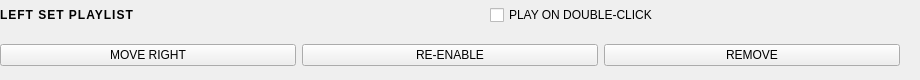
<?xml version="1.0" encoding="UTF-8"?>
<ui version="4.0">
 <class>playlist_header</class>
 <widget class="QWidget" name="playlist_header">
  <property name="geometry">
   <rect>
    <x>0</x>
    <y>0</y>
    <width>920</width>
    <height>80</height>
   </rect>
  </property>
  <property name="sizePolicy">
   <sizepolicy hsizetype="Expanding" vsizetype="Preferred">
    <horstretch>0</horstretch>
    <verstretch>0</verstretch>
   </sizepolicy>
  </property>
  <widget class="QWidget" name="heading">
   <property name="geometry">
    <rect>
     <x>0</x>
     <y>0</y>
     <width>900</width>
     <height>30</height>
    </rect>
   </property>
   <layout class="QHBoxLayout" name="heading_2" stretch="0,0">
    <property name="spacing">
         <number>80</number>
    </property>
    <property name="sizeConstraint">
     <enum>QLayout::SizeConstraint::SetDefaultConstraint</enum>
    </property>
    <property name="leftMargin">
     <number>0</number>
    </property>
    <property name="topMargin">
     <number>0</number>
    </property>
    <property name="rightMargin">
     <number>0</number>
    </property>
    <property name="bottomMargin">
     <number>0</number>
    </property>
    <item>
     <widget class="QLabel" name="label">
      <property name="styleSheet">
       <string notr="true">font-weight:800;letter-spacing:1px;</string>
      </property>
      <property name="text">
       <string>LEFT SET PLAYLIST</string>
      </property>
     </widget>
    </item>
    <item>
     <widget class="QCheckBox" name="play_on_double_click">
      <property name="toolTip">
       <string>When checked, double-clicking a playlist track loads and plays it. When unchecked, double-click only loads the track.</string>
      </property>
      <property name="text">
       <string>PLAY ON DOUBLE-CLICK</string>
      </property>
      <property name="pythonAttribute" stdset="0">
       <string>play_on_double_click</string>
      </property>
     </widget>
    </item>
   </layout>
  </widget>
  <widget class="QWidget" name="actions">
   <property name="geometry">
    <rect>
     <x>0</x>
     <y>40</y>
     <width>900</width>
     <height>30</height>
    </rect>
   </property>
   <layout class="QHBoxLayout" name="actions_2" stretch="0,0,0">
    <property name="spacing">
     <number>6</number>
    </property>
    <property name="sizeConstraint">
     <enum>QLayout::SizeConstraint::SetDefaultConstraint</enum>
    </property>
    <property name="leftMargin">
     <number>0</number>
    </property>
    <property name="topMargin">
     <number>0</number>
    </property>
    <property name="rightMargin">
     <number>0</number>
    </property>
    <property name="bottomMargin">
     <number>0</number>
    </property>
    <item>
     <widget class="QPushButton" name="move_button">
      <property name="text">
       <string>MOVE RIGHT</string>
      </property>
      <property name="pythonAttribute" stdset="0">
       <string>move_button</string>
      </property>
     </widget>
    </item>
    <item>
     <widget class="QPushButton" name="reenable_button">
      <property name="text">
       <string>RE-ENABLE</string>
      </property>
      <property name="pythonAttribute" stdset="0">
       <string>reenable_button</string>
      </property>
     </widget>
    </item>
    <item>
     <widget class="QPushButton" name="remove_button">
      <property name="text">
       <string>REMOVE</string>
      </property>
      <property name="pythonAttribute" stdset="0">
       <string>remove_button</string>
      </property>
     </widget>
    </item>
   </layout>
  </widget>
 </widget>
 <resources/>
 <connections/>
</ui>
